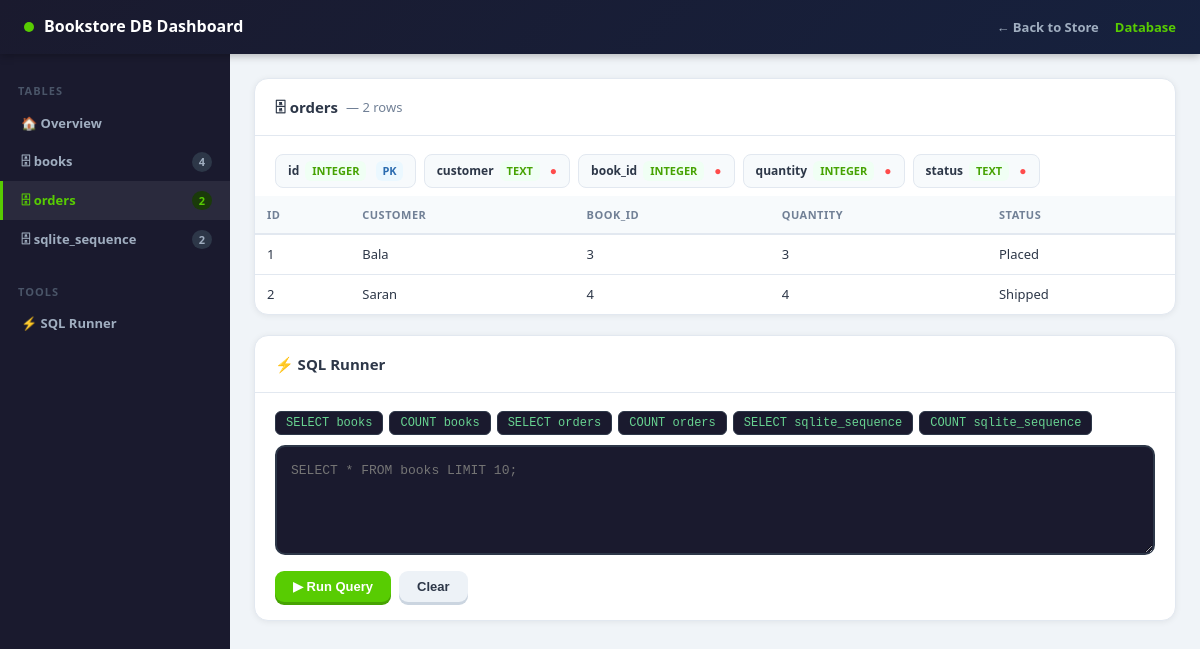
The page /database/table/orders on the database its author committed.
### tables this page shows
CREATE TABLE orders (
            id INTEGER PRIMARY KEY AUTOINCREMENT,
            customer TEXT NOT NULL,
            book_id INTEGER NOT NULL,
            quantity INTEGER NOT NULL,
            status TEXT NOT NULL DEFAULT 'Placed',
            FOREIGN KEY(book_id) REFERENCES books(id)
        );

### app.py (the view)
@app.route("/database/table/<table_name>")
def db_table(table_name):
    with connect() as con:
        tables = _get_tables(con)
        if table_name not in tables:
            flash("Table not found.")
            return redirect(url_for("db_dashboard"))
        stats  = {t: con.execute(f"SELECT COUNT(*) FROM [{t}]").fetchone()[0] for t in tables}
        schema = {t: con.execute(f"PRAGMA table_info([{t}])").fetchall() for t in tables}
        cur    = con.execute(f"SELECT * FROM [{table_name}] LIMIT 200")
        columns = [d[0] for d in cur.description]
        rows    = cur.fetchall()
    return render_template("database.html", tables=tables, stats=stats, schema=schema,
                           active_table=table_name, rows=rows, columns=columns,
                           query="", query_result=None, error=None)

### app.py (called while the page is built)
def connect():
    con = sqlite3.connect(DB)
    con.row_factory = sqlite3.Row
    return con

def _get_tables(con):
    return [r[0] for r in con.execute("SELECT name FROM sqlite_master WHERE type='table' ORDER BY name").fetchall()]

### templates/database.html (shortened to what this page needs)
<!doctype html>
<html lang="en">
<head>
</head>
<body>
<div class="topbar">
  <div class="topbar-brand">
    <span class="dot"></span> Bookstore DB Dashboard
  </div>
  <div class="topbar-links">
    <a href="{{ url_for('index') }}">← Back to Store</a>
    <a href="{{ url_for('db_dashboard') }}" class="active">Database</a>
  </div>
</div>
<div class="layout">
  <nav class="sidebar">
    <div class="sidebar-section">Tables</div>
    <a href="{{ url_for('db_dashboard') }}" class="{{ 'active' if not active_table and not query_result else '' }}">
      🏠 Overview
    </a>
    {% for t in tables %}
    <a href="{{ url_for('db_table', table_name=t) }}" class="{{ 'active' if active_table == t else '' }}">
      🗄 {{ t }}
      <span class="badge-count">{{ stats[t] }}</span>
    </a>
    {% endfor %}
    <div class="sidebar-section" style="margin-top:16px">Tools</div>
    <a href="#sql-runner" class="{{ 'active' if query_result is not none and not active_table else '' }}">
      ⚡ SQL Runner
    </a>
  </nav>
  <div class="content">
    {% if active_table %}
    <div class="card">
      <div class="card-header">
        <h2>🗄 {{ active_table }}
          <span style="color:var(--muted);font-weight:400;font-size:13px">— {{ stats[active_table] }} rows</span>
        </h2>
      </div>
      <div class="card-body" style="padding-bottom:8px">
        <div class="schema-row">
          {% for col in schema[active_table] %}
          <div class="schema-pill">
            <span class="col-name">{{ col[1] }}</span>
            <span class="type-badge">{{ col[2] }}</span>
            {% if col[5] %}<span class="pk-badge">PK</span>{% endif %}
            {% if col[3] %}<span class="notnull-dot" title="NOT NULL">●</span>{% endif %}
          </div>
          {% endfor %}
        </div>
      </div>
      <div class="tbl-wrap">
        <table>
          <thead>
            <tr>{% for c in columns %}<th>{{ c }}</th>{% endfor %}</tr>
          </thead>
          <tbody>
            {% for row in rows %}
            <tr>
              {% for cell in row %}
              <td>{% if cell is none %}<span class="null-val">NULL</span>{% else %}{{ cell }}{% endif %}</td>
              {% endfor %}
            </tr>
            {% else %}
            <tr><td colspan="{{ columns|length }}" class="empty">No rows found.</td></tr>
            {% endfor %}
          </tbody>
        </table>
      </div>
    </div>
    {% endif %}
    <div class="card" id="sql-runner">
      <div class="card-header">
        <h2>⚡ SQL Runner</h2>
      </div>
      <div class="card-body">
        <div class="quick-btns">
          {% for t in tables %}
          <button class="quick-btn" onclick="setQuery('SELECT * FROM [{{ t }}] LIMIT 50')">SELECT {{ t }}</button>
          <button class="quick-btn" onclick="setQuery('SELECT COUNT(*) FROM [{{ t }}]')">COUNT {{ t }}</button>
          {% endfor %}
        </div>
        <form method="post" action="{{ url_for('db_query') }}">
          <textarea class="sql-editor" name="sql" id="sql-input" spellcheck="false"
            placeholder="SELECT * FROM books LIMIT 10;">{{ query }}</textarea>
          <div class="btn-row">
            <button type="submit" class="btn btn-green">▶ Run Query</button>
            <button type="button" class="btn btn-ghost" onclick="document.getElementById('sql-input').value=''">Clear</button>
          </div>
        </form>
      </div>
    </div>
  </div>
</div>
</body>
</html>

### rows shown on the page
orders: row "1" "3" "3", customer "Bala", status "Placed"
orders: row "2" "4" "4", customer "Saran", status "Shipped"

### other values the page prints
{{ t }} "books" "orders" "sqlite_sequence"
{{ stats[t] }} "4" "2" "2"
{{ active_table }} "orders"
{{ stats[active_table] }} "2"
{{ col[1] }} "id" "customer" "book_id" "quantity" "status"
{{ col[2] }} "INTEGER" "TEXT" "INTEGER" "INTEGER" "TEXT"
{{ c }} "ID" "CUSTOMER" "BOOK_ID" "QUANTITY" "STATUS"
